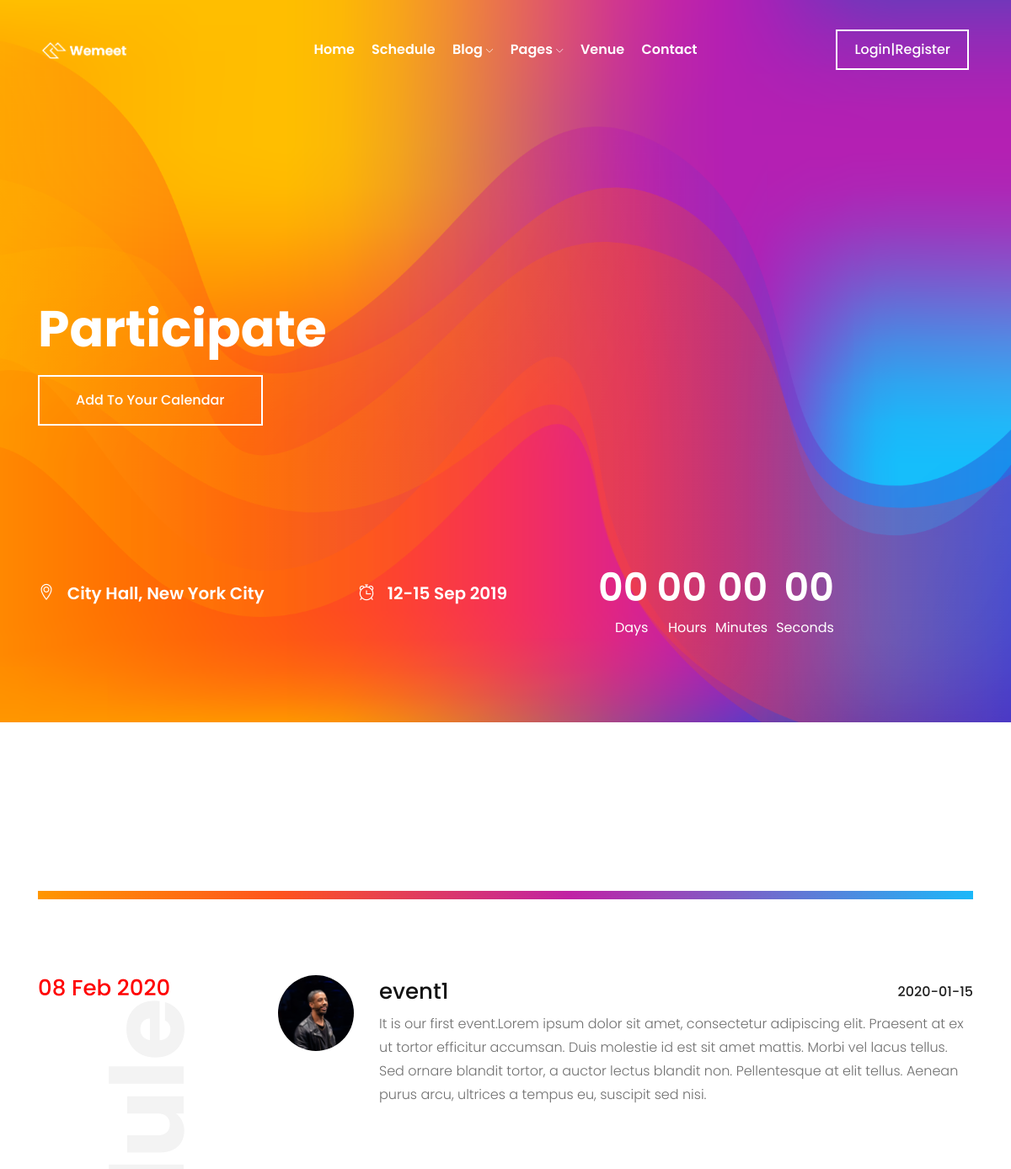
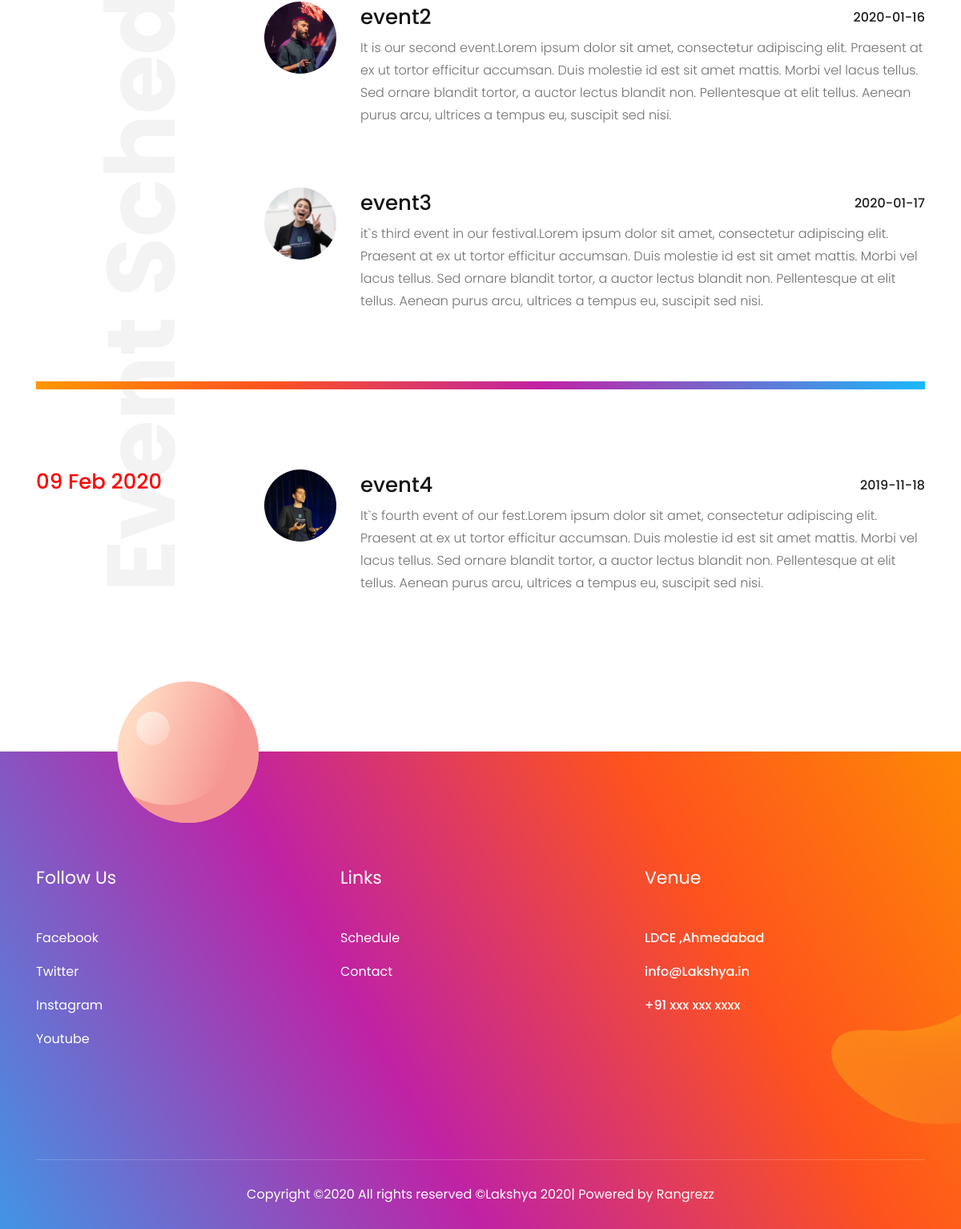
The app's page /buy.php with its own data (2 pictures, top to bottom).
### tables this page shows
CREATE TABLE `event_detail` (
  `id` int(11) NOT NULL,
  `name` varchar(100) NOT NULL,
  `detail` varchar(400) NOT NULL,
  `price` int(12) NOT NULL,
  `date` date NOT NULL
);

### buy.php (the view)
<?php include 'header.php'; ?>
    <div class="slider_area slider_bg_1">
        <div class="slider_text">
            <div class="container">
                <div class="position_relv">
                    <div class="row">
                            <div class="col-xl-8 col-lg-8">
                                <div class="title_text title_text2 ">
                                    <h3>participate</h3>
                                    <a href="#" class="boxed-btn-white">Add to your Calendar</a>
                                </div>
                            </div>
                        </div>
                </div>
            </div>
        </div>
        <div class="countDOwn_area">
            <div class="container">
                <div class="row align-items-center">
                    <div class="col-xl-4 col-md-6 col-lg-4">
                        <div class="single_date">
                            <i class="ti-location-pin"></i>
                            <span>City Hall, New York City</span>
                        </div>
                    </div>
                    <div class="col-xl-3 col-md-6 col-lg-3">
                        <div class="single_date">
                            <i class="ti-alarm-clock"></i>
                            <span>12-15 Sep 2019</span>
                        </div>
                    </div>
                    <div class="col-xl-5 col-md-12 col-lg-5">
                        <span id="clock"></span>
                    </div>
                </div>
            </div>
        </div>
    </div>
    <div class="event_area plus_padding">
        <h1 class="vr_text d-none d-lg-block">Event Schedule</h1>
        <div class="container">
            <div class="double_line">
                <div class="row">
                    <div class="col-xl-3 col-lg-3">
                        <div class="date">
                            <h3>08 Feb 2020</h3>
                        </div>
                    </div>
                    <div class="col-xl-9 col-lg-9">
                        <?php
    $sql="SELECT * FROM `event_detail` WHERE `id`<= 3";
    $result=mysqli_query($conn,$sql);
    if($result->num_rows > 0){
        while($row=mysqli_fetch_assoc($result)){
            ?>
                    <div class="single_speaker">
                        <img src="img/speakers/seaker<?= $row['id']; ?>.png" alt="">
                            <div class="speaker-name">
                                <div class="heading d-flex justify-content-between align-items-center">
                                    <span><a href="https://allevents.in/manage/tickets/book.php?event_id=80003423099622"><?= $row['name'] ?></a></span>
                                    <div class="time">
                                        <?= $row['date'];?>
                                    </div>
                                </div>
                                <p><?= $row['detail'] ?></p>
                            </div>
                        </div>
            <?php
        }
    }
    ?>
                    </div>
                </div>
            </div>
            <div class="row">
                <div class="col-xl-3 col-lg-3">
                    <div class="date">
                        <h3>09 Feb 2020</h3>
                    </div>
                </div>
                <div class="col-xl-9 col-lg-9">
                    <?php
    $sql="SELECT * FROM `event_detail` WHERE `id`>= 4";
    $result=mysqli_query($conn,$sql);
    if($result->num_rows > 0){
        while($row=mysqli_fetch_assoc($result)){
            ?>
                    <div class="single_speaker">
                        <img src="img/speakers/seaker<?= $row['id']; ?>.png" alt="">
                            <div class="speaker-name">
                                <div class="heading d-flex justify-content-between align-items-center">
                                    <span><a href="PaymentGatwayNeel/index.php?id=<?= $row['id'] ?>"><?= $row['name'] ?></a></span>
                                    <div class="time">
                                        <?= $row['date'];?>
                                    </div>
                                </div>
                                <p><?= $row['detail'] ?></p>
                            </div>
                        </div>
            <?php
        }
    }
    ?>
                </div>
            </div>
        </div>
    </div>
<?php include 'footer.php'; ?>

### header.php (shortened to what this page needs)
<!DOCTYPE html>
<html class="no-js" lang="zxx">
<head>
    <link rel="stylesheet" href="css/bootstrap.min.css">
    <link rel="stylesheet" href="css/owl.carousel.min.css">
    <link rel="stylesheet" href="css/magnific-popup.css">
    <link rel="stylesheet" href="css/font-awesome.min.css">
    <link rel="stylesheet" href="css/themify-icons.css">
    <link rel="stylesheet" href="css/nice-select.css">
    <link rel="stylesheet" href="css/flaticon.css">
    <link rel="stylesheet" href="css/animate.css">
    <link rel="stylesheet" href="css/slicknav.css">
    <link rel="stylesheet" href="css/style.css">
</head>
<body>
    <header>
        <div class="header-area ">
            <div id="sticky-header" class="main-header-area ">
                <div class="container-fluid p-0">
                    <div class="row align-items-center justify-content-between no-gutters">
                        <div class="col-xl-2 col-lg-2">
                            <div class="logo-img">
                                <a href="index.php">
                                    <img src="img/logo.png" alt="Lakshya LOGO">
                                </a>
                            </div>
                        </div>
                        <div class="col-xl-8 col-lg-8">
                            <div class="main-menu  d-none d-lg-block">
                                <nav>
                                    <ul id="navigation">
                                        <li><a  href="index.php">home</a></li>
                                        <li><a href="Schedule.php">Schedule</a></li>
                                        <li><a href="#">blog <i class="ti-angle-down"></i></a>
                                        </li>
                                        <li><a href="#">pages <i class="ti-angle-down"></i></a>
                                        </li>
                                        <li><a href="Venue.php">Venue</a></li>
                                        <li><a href="contact.php">Contact</a></li>
                                    </ul>
                                </nav>
                            </div>
                        </div>
                        <div class="col-xl-2 col-lg-2 d-none d-lg-block">
                            <div class="buy_ticket">
                                <?php
                                if(!$_SESSION['login']){
                                ?>
                                <a href="signup.php" class="boxed-btn-white">Login|Register</a>
                                <?php
                                }else{
                                ?>
                                <a href="logout.php" class="boxed-btn-white">Logout</a>
                            <?php } ?>
                            </div>
                        </div>
                        <div class="col-12">
                        </div>
                    </div>
                </div>
            </div>
        </div>
    </header>

### footer.php (shortened to what this page needs)
 <link rel="stylesheet" href="css/bootstrap.min.css">
    <link rel="stylesheet" href="css/owl.carousel.min.css">
    <link rel="stylesheet" href="css/magnific-popup.css">
    <link rel="stylesheet" href="css/font-awesome.min.css">
    <link rel="stylesheet" href="css/themify-icons.css">
    <link rel="stylesheet" href="css/nice-select.css">
    <link rel="stylesheet" href="css/flaticon.css">
    <link rel="stylesheet" href="css/animate.css">
    <link rel="stylesheet" href="css/slicknav.css">
    <link rel="stylesheet" href="css/style.css">
    <footer class="footer footer_bg_1">
        <div class="circle_ball d-none d-lg-block">
            <img src="img/banner/footer_ball.png" alt="">
        </div>
            <div class="footer_top">
                <div class="container">
                    <div class="row">
                        <div class="col-xl-4 col-md-4 col-lg-4">
                            <div class="footer_widget">
                                <h3 class="footer_title">
                                        Follow Us
                                </h3>
                                <ul>
                                    <li><a target="_blank" href="#">Facebook</a></li>
                                    <li><a target="_blank" href="#">Twitter</a></li>
                                    <li><a target="_blank" href="#">Instagram</a></li>
                                    <li><a target="_blank" href="#">Youtube</a></li>
                                </ul>
                            </div>
                        </div>
                        <div class="col-xl-4 col-md-4 col-lg-4">
                            <div class="footer_widget">
                                <h3 class="footer_title">
                                        Links
                                </h3>
                                <ul>
                                    <li><a target="_blank" href="schedule.php">Schedule</a></li>
                                    <li><a target="_blank" href="contact.php">Contact</a></li>
                                </ul>
                            </div>
                        </div>
                        <div class="col-xl-4 col-md-4 col-lg-4">
                            <div class="footer_widget">
                                <h3 class="footer_title">
                                        Venue
                                </h3>
                                <p>
                                    LDCE ,Ahmedabad <br>
                                    info@Lakshya.in <br>
                                    +91 xxx xxx xxxx
                                </p>
                            </div>
                        </div>
                    </div>
                </div>
            </div>
            <div class="copy-right_text">
                <div class="container">
                    <div class="footer_border"></div>
                    <div class="row">
                        <div class="col-xl-12">
                            <p class="copy_right text-center">
Copyright &copy;<script>document.write(new Date().getFullYear());</script> All rights reserved &copy;Lakshya 2020| Powered  by <a href="https://rangrezz.in" target="_blank">Rangrezz</a>
                            </p>
                        </div>
                    </div>
                </div>
            </div>
        </footer>
</body>
</html>

### records on screen
event_detail: shows a picture, name "event1", date "2020-01-15", detail "It is our first event.Lorem ipsum dolor sit amet, consectetur adipiscing elit. Praesent at ex ut tortor efficitur accumsan. Duis molestie id est sit amet mattis. Morbi vel lacus tellus. Sed ornare blandit tortor, a auctor lectus blandit non. Pellentesque at elit tellus. Aenean purus arcu, ultrices a tempus eu, suscipit sed nisi."
event_detail: shows a picture, name "event2", date "2020-01-16", detail "It is our second event.Lorem ipsum dolor sit amet, consectetur adipiscing elit. Praesent at ex ut tortor efficitur accumsan. Duis molestie id est sit amet mattis. Morbi vel lacus tellus. Sed ornare blandit tortor, a auctor lectus blandit non. Pellentesque at elit tellus. Aenean purus arcu, ultrices a tempus eu, suscipit sed nisi."
event_detail: shows a picture, name "event3", date "2020-01-17", detail "it`s third event in our festival.Lorem ipsum dolor sit amet, consectetur adipiscing elit. Praesent at ex ut tortor efficitur accumsan. Duis molestie id est sit amet mattis. Morbi vel lacus tellus. Sed ornare blandit tortor, a auctor lectus blandit non. Pellentesque at elit tellus. Aenean purus arcu, ultrices a tempus eu, suscipit sed nisi."
event_detail: name "event4", date "2019-11-18", detail "It`s fourth event of our fest.Lorem ipsum dolor sit amet, consectetur adipiscing elit. Praesent at ex ut tortor efficitur accumsan. Duis molestie id est sit amet mattis. Morbi vel lacus tellus. Sed ornare blandit tortor, a auctor lectus blandit non. Pellentesque at elit tellus. Aenean purus arcu, ultrices a tempus eu, suscipit sed nisi."
